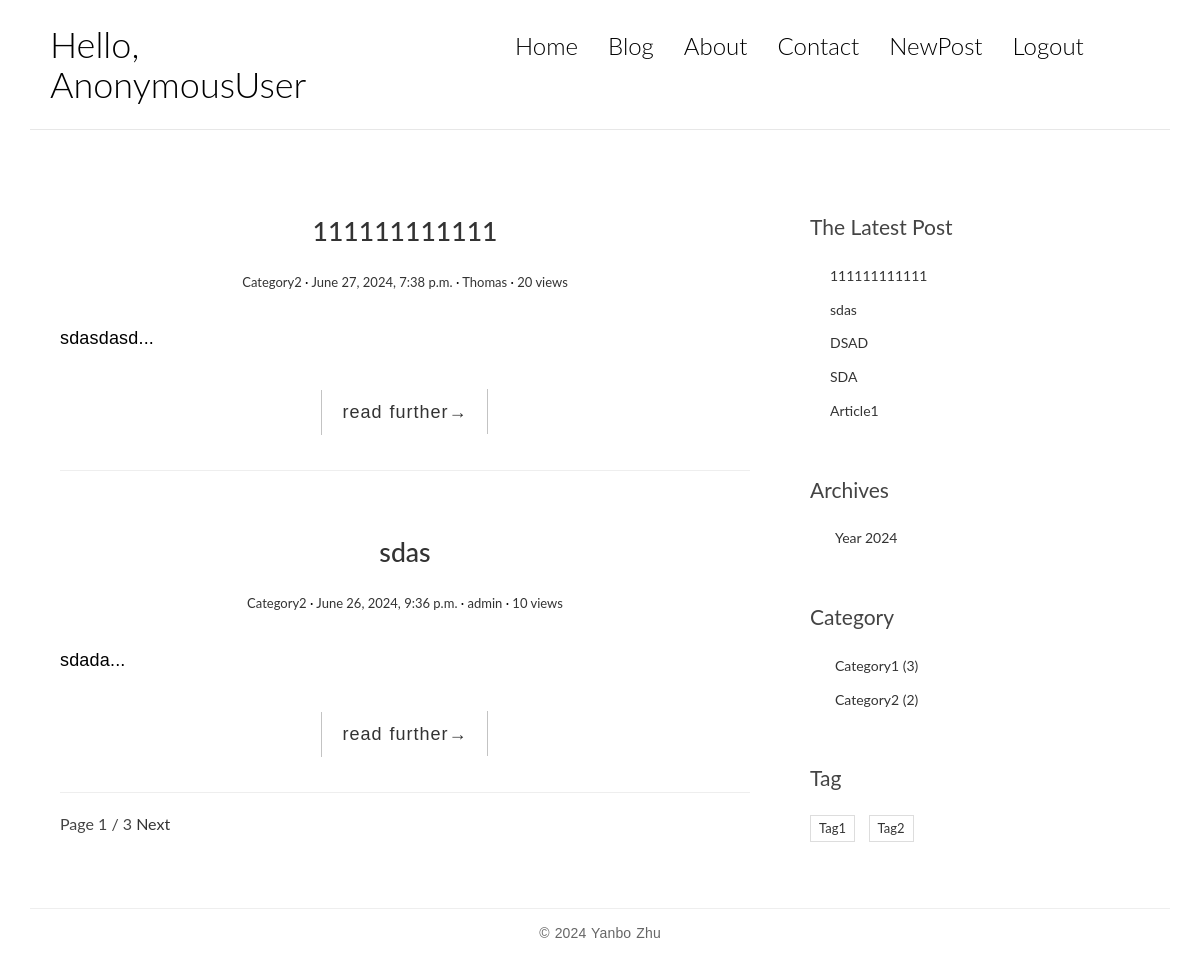
The app's page /blog/home/, older data.
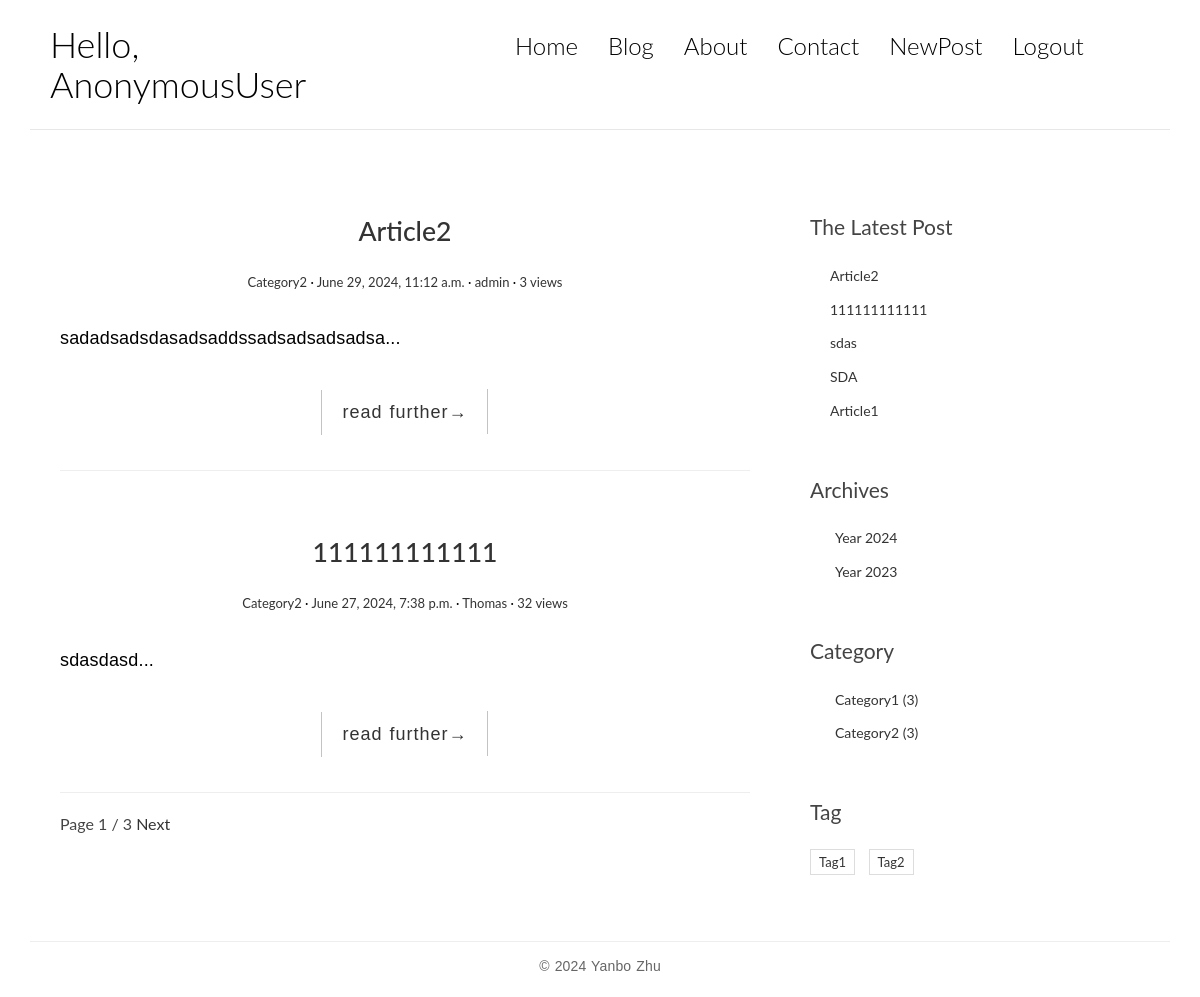
The same page, newer data.
### blog_app/models.py (models this page shows, shortened)
class Post(models.Model):
    title = models.CharField(max_length=70)
    body = models.TextField()
    create_time = models.DateTimeField(default=datetime.now)
    modified_time = models.DateTimeField(default=datetime.now)
    excerpt = models.CharField(max_length=200, blank=True)
    views = models.PositiveIntegerField(default=0)  # how many times this post is viewed
    category = models.ForeignKey(Category, related_name='posts', on_delete=models.CASCADE)
    tags = models.ManyToManyField(Tag, related_name='posts', blank=True)
    author = models.ForeignKey(User, related_name='posts', on_delete=models.CASCADE, blank=True)
    def get_absolute_url(self):
        return reverse('blog_app:detail', kwargs={'pk': self.pk})
    class Meta:
        db_table = "post"
        ordering = ['-create_time']

class Category(models.Model):
    name = models.CharField(max_length=100)
    class Meta:
        db_table = "category"
        ordering =  ['-id']

class Tag(models.Model):
    name = models.CharField(max_length=100)
    class Meta:
        db_table = "tag"

### blog_app/views.py (the view)
class HomeView(ListView):
    model = Post
    template_name = 'blog_app/index.html'
    paginate_by = paginate_by_default
    context_object_name = 'post_list'

### blog_app/templatetags/blog_tags.py (called while the page is built)
@register.simple_tag
def get_recent_posts(num=5):
    return Post.objects.all().order_by("-create_time")[:num]

@register.simple_tag
def archives():
    return Post.objects.dates('create_time', 'year', order='DESC')

@register.simple_tag
def get_all_category():
    return Category.objects.annotate(num_post=Count('posts')).filter(num_post__gt=0)

@register.simple_tag
def get_all_tag():
    return Tag.objects.annotate(num_post=Count('posts')).filter(num_post__gt=0)

### templates/blog_app/index.html (shortened to what this page needs)
{% extends 'blog_app/blog_base.html' %}
{% load blog_tags %}
{% block main %}
    {% for post in post_list %}
        <article class="post post-{{ post.pk }}">
            <header class="entry-header">
                <h1 class="entry-title">
                    <a href="{{ post.get_absolute_url }}">{{ post.title }}</a>
                </h1>
                <div class="entry-meta">
                    <span class="post-category"><a
                            href="{% url 'blog_app:category' post.category.pk %}">{{ post.category.name }}</a></span>
                    <span class="post-date"><a href=""><time class="entry-date"
                                                             datetime="2012-11-09T23:15:57+00:00">{{ post.create_time }}</time></a></span>
                    <span class="post-author"><a href="">{{ post.author }}</a></span>
                    <span class="views-count"><a href="">{{ post.views }} views</a></span>
                </div>
            </header>
            <div class="entry-content clearfix">
                <p>{{ post.excerpt }}...</p>
                <div class="read-more cl-effect-14">
                    <a href="{{ post.get_absolute_url }}" class="more-link">read further<span class="meta-nav">→</span></a>
                </div>
            </div>
            <hr>
        </article>
    {% empty %}
        <div class="no-post"> no post！</div>
    {% endfor %}
    {% if is_paginated %}
        <div class="pagination-simple">
            <span class="current">Page {{ page_obj.number }}  / {{ paginator.num_pages }} </span>
            {% if page_obj.has_next %}
                <a href="?page={{ page_obj.next_page_number }}">Next</a>
            {% endif %}
        </div>
    {% endif %}
{% endblock main %}

### templates/blog_app/blog_base.html (shortened to what this page needs)
{% extends 'blog_app/blog_base_basic.html' %}
{% load static %}
{% load blog_tags %}
{% block content %}
    <div class="content-body">
        <div class="container">
            <div class="row">
                <main class="col-md-8">
                    {% block main %}{% endblock main %}
                </main>
                <aside class="col-md-4">
                    <div class="widget widget-recent-posts">
                        <h3 class="widget-title">The Latest Post</h3>
                        {% get_recent_posts as recent_post_list %}
                        <ul>
                            {% for recent_post in recent_post_list %}
                                <li>
                                    <a href="{{ recent_post.get_absolute_url }}">{{ recent_post.title }}</a>
                                </li>
                            {% empty %}
                                empty！
                            {% endfor %}
                        </ul>
                    </div>
                    <div class="widget widget-archives">
                        <h3 class="widget-title">Archives</h3>
                        {% archives as date_list %}
                        <ul>
                            {% for date in date_list %}
                                <li>
                                    <a href="{% url 'blog_app:archives' date.year %}">Year {{ date.year }} </a>
                                </li>
                            {% empty %}
                                empty
                            {% endfor %}
                        </ul>
                    </div>
                    <div class="widget widget-category">
                        <h3 class="widget-title">Category</h3>
                        {% get_all_category as category_list %}
                        <ul>
                            {% for category in category_list %}
                                <li>
                                    <a href="{% url 'blog_app:category' category.pk %}">{{ category.name }}
                                        <span class="post-count">({{ category.num_post }})</span></a>
                                </li>
                            {% empty %}
                                empty！
                            {% endfor %}
                        </ul>
                    </div>
                    <div class="widget widget-tag-cloud">
                        <h3 class="widget-title">Tag</h3>
                        {% get_all_tag as tag_list %}
                        <ul>
                            {% for tag in tag_list %}
                                <li>
                                    <a href="{% url 'blog_app:tags' tag.pk %}">{{ tag.name }}</a>
                                </li>
                            {% empty %}
                                empty！
                            {% endfor %}
                        </ul>
                    </div>
                </aside>
            </div>
        </div>
    </div>
{% endblock content %}

Row changes from the older to the newer data that the page shows:
no longer on this page (row edited): Post: title "DSAD", shown under "The Latest Post"
no longer on one of the page's lists (row edited): Post: title "sdas", category.name "Category2", create_time "June 26, 2024, 9:36 p.m.", author "admin", views "10", excerpt "sdada"
added Post: title "Article2", category.name "Category2", create_time "June 29, 2024, 11:12 a.m.", author "admin", views "3", excerpt "sadadsadsdasadsaddssadsadsadsadsa"
changed Post "sdasdasd": views "20" → "32"
computed for Category "Category2": num_post "2" → "3"
Text that changed along with them:
new list line: "Year 2023"
